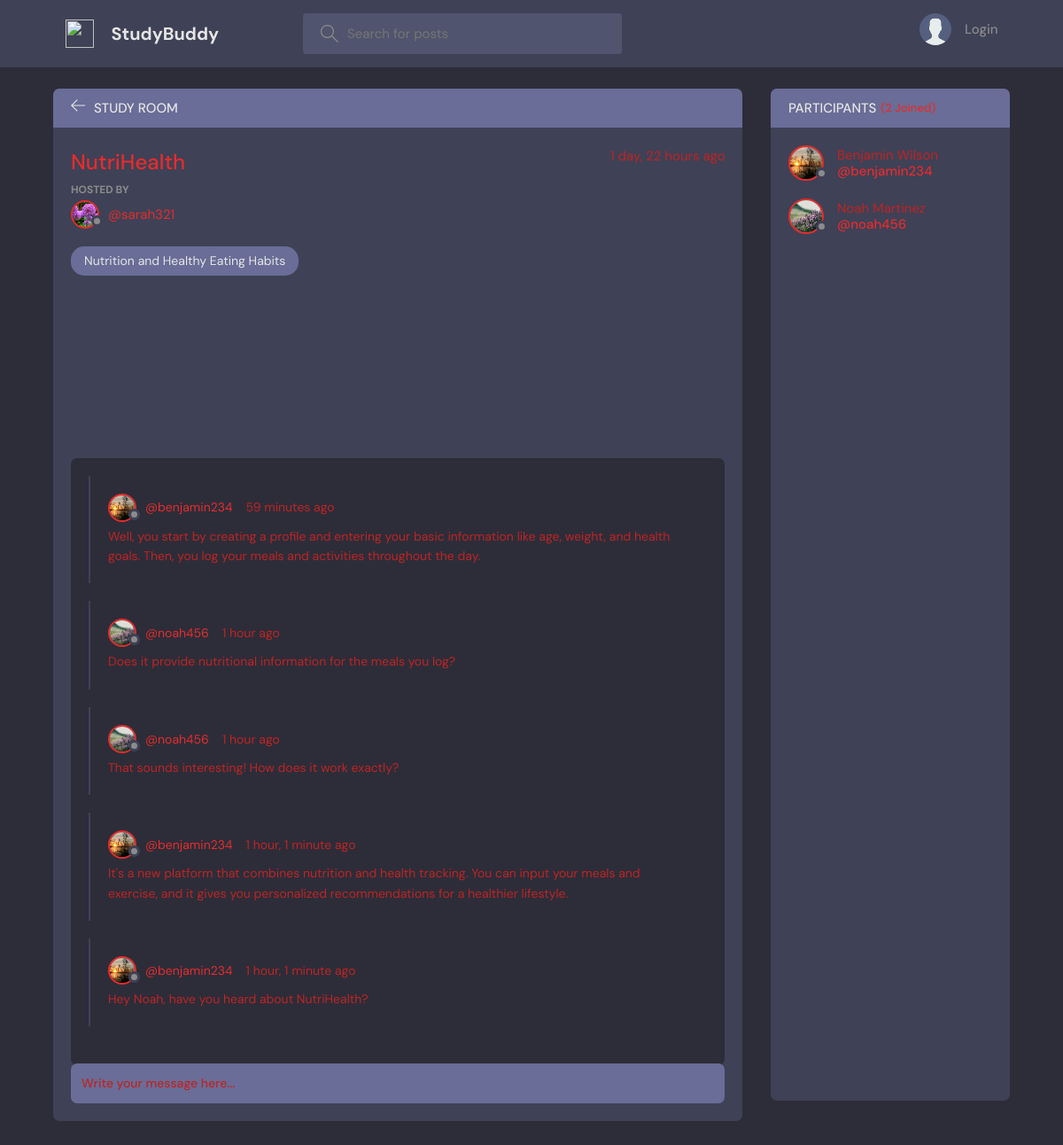
/room/11/, run on the app's committed database.
### base/models.py (models this page shows, shortened)
class Room(models.Model):
    host = models.ForeignKey(User, on_delete=models.SET_NULL, null=True)
    topic = models.ForeignKey(Topic, on_delete=models.SET_NULL, null=True)
    name = models.CharField(max_length=200)
    description = models.TextField(null=True, blank=True)
    participants = models.ManyToManyField(
        User, related_name='participants', blank=True)
    updated = models.DateTimeField(auto_now=True)
    created = models.DateTimeField(auto_now_add=True)
    class Meta:
        ordering = ['-updated', '-created']

class User(AbstractUser):
    name = models.CharField(max_length=200, null=True)
    email = models.EmailField(unique=True, null=True)
    bio = models.TextField(null=True)
    avatar = models.ImageField(null=True, default="avatar.svg")
    USERNAME_FIELD = 'username'
    REQUIRED_FIELDS = []

class Topic(models.Model):
    name = models.CharField(max_length=200)
    def __str__(self):
        return self.name

class Message(models.Model):
    user = models.ForeignKey(User, on_delete=models.CASCADE)
    room = models.ForeignKey(Room, on_delete=models.CASCADE)
    body = models.TextField()
    updated = models.DateTimeField(auto_now=True)
    created = models.DateTimeField(auto_now_add=True)
    class Meta:
        ordering = ['-updated', '-created']

### base/views.py (the view, shortened to what this page needs)
# urls.py: path('room/<str:pk>/', views.room, name="room"),
def room(request, pk):
    room = Room.objects.get(id=pk)
    room_messages = room.message_set.all()
    participants = room.participants.all()
    context = {'room': room, 'room_messages': room_messages,
               'participants': participants}
    return render(request, 'base/room.html', context)

### base/templates/base/room.html (shortened to what this page needs)
{% extends 'main.html' %}
{% block content %}
<main class="profile-page layout layout--2">
  <div class="container">
    <div class="room">
      <div class="room__top">
        <div class="room__topLeft">
          <a href="{% url 'home' %}">
            <svg version="1.1" xmlns="http://www.w3.org/2000/svg" width="32" height="32" viewBox="0 0 32 32">
              <title>arrow-left</title>
              <path
                d="M13.723 2.286l-13.723 13.714 13.719 13.714 1.616-1.611-10.96-10.96h27.625v-2.286h-27.625l10.965-10.965-1.616-1.607z">
              </path>
            </svg>
          </a>
          <h3>Study Room</h3>
        </div>
      </div>
      <div class="room__box scroll">
        <div class="room__header scroll">
          <div class="room__info">
            <h3>{{room.name}}</h3>
            <span>{{room.created|timesince}} ago</span>
          </div>
          <div class="room__hosted">
            <p>Hosted By</p>
            <a href="{% url 'user-profile' room.host.id %}" class="room__author">
              <div class="avatar avatar--small">
                <img src="{{room.host.avatar.url}}" />
              </div>
              <span>@{{room.host.username}}</span>
            </a>
          </div>
          <span class="room__topics">{{room.topic}}</span>
        </div>
        <div class="room__conversation">
          <div class="threads scroll">
            {% for message in room_messages %}
            <div class="thread">
              <div class="thread__top">
                <div class="thread__author">
                  <a href="{% url 'user-profile' message.user.id %}" class="thread__authorInfo">
                    <div class="avatar avatar--small">
                      <img src="{{message.user.avatar.url}}" />
                    </div>
                    <span>@{{message.user.username}}</span>
                  </a>
                  <span class="thread__date">{{message.created|timesince}} ago</span>
                </div>
              </div>
              <div class="thread__details">
                {{message.body}}
              </div>
            </div>
            {% endfor %}
          </div>
        </div>
      </div>
      <div class="room__message">
        <form action="" method="POST">
          <input name="body" placeholder="Write your message here..." />
        </form>
      </div>
    </div>
    <div class="participants">
      <h3 class="participants__top">Participants <span>({{participants.count}} Joined)</span></h3>
      <div class="participants__list scroll">
        {% for user in participants %}
        <a href="{%  url 'user-profile' user.id %}" class="participant">
          <div class="avatar avatar--medium">
            <img src="{{user.avatar.url}}" />
          </div>
          <p>
            <span>@{{user.username}}</span>
          </p>
        </a>
        {% endfor %}
      </div>
    </div>
  </div>
</main>
{% endblock content %}

### data on the page
Room: name "NutriHealth", host.avatar (picture), host.username "sarah321", topic "Nutrition and Healthy Eating Habits"
Message: user.avatar (picture), user.username "benjamin234", created "59 minutes", body "Well, you start by creating a profile and entering your basic information like age, weight, and health goals. Then, you log your meals and activities throughout the day."
Message: user.avatar (picture), user.username "noah456", created "1 hour", body "Does it provide nutritional information for the meals you log?"
Message: user.avatar (picture), user.username "noah456", created "1 hour", body "That sounds interesting! How does it work exactly?"
Message: user.avatar (picture), user.username "benjamin234", created "1 hour, 1 minute", body "It's a new platform that combines nutrition and health tracking. You can input your meals and exercise, and it gives you personalized recommendations for a healthier lifestyle."
Message: user.avatar (picture), user.username "benjamin234", created "1 hour, 1 minute", body "Hey Noah, have you heard about NutriHealth?"
User: avatar (picture), username "benjamin234"
User: avatar (picture), username "noah456"
